Frame 1 (no input): blank canvas, image omitted
Frame 60 (no input): blank canvas, image omitted
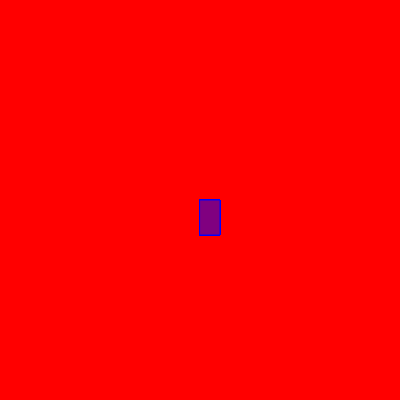
Frame 120 (the mouse pressed at the canvas centre since frame 60)

The p5.js sketch whose frames 1 and 60 were blank and that drew this single picture after the mouse press (run headless with seeded random() and noise() and a simulated clock; from frame 60 on, the mouse is pressed at the canvas centre):

// p5.js sketch
// ── sketch.js
function setup() {
    createCanvas(400, 400);
    background("red")
  }
  
  function draw() {
    
    stroke("blue");
    fill("purple");
    
    // console.log(mouseIsPressed);
    
    if (mouseIsPressed) {
    rect(mouseX, mouseY, 20, 35);
   }
  }
